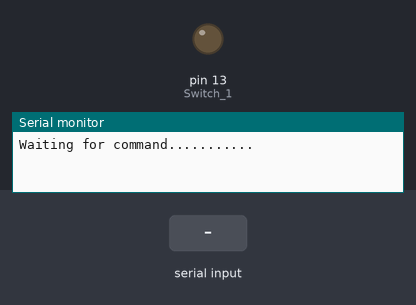
Bench run of a sketch on a simulated Arduino Uno, built with avr-gcc and run on an emulated ATmega328P. Parts: output pins drawn as LEDs (lit = HIGH), the last lines printed to the serial monitor. The test bench sets the inputs (shaded band).

Above: at 2.6 s.
2.7 s: "on\n" received over the second serial link
At 4.2 s:
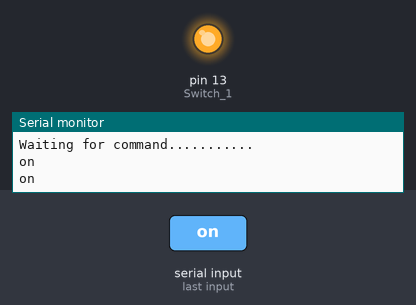
4.5 s: "off\n" received over the second serial link
At 5.8 s:
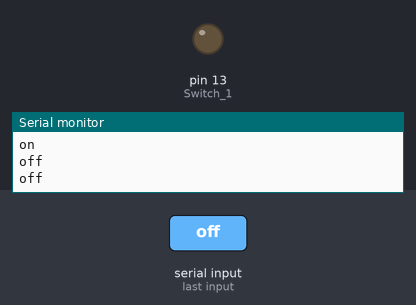
Timing chart, 0 to 7.5 s (numbered marks = the images above; inputs shaded):
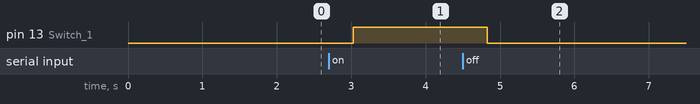

Measured:
- after the input at 2.7 s, pin 13 (Switch_1): LOW → HIGH after 0.33 s
- after the input at 4.5 s, pin 13 (Switch_1): HIGH → LOW after 0.33 s

The sketch:

Bluetooth_HC-05.ino
```cpp
#include <SoftwareSerial.h>
SoftwareSerial Bluetooth(9,10);  //TXD of blueModule to PIN_9(RX), RXD of blueModule to PIN_10(TX)

#define Switch_1 13

String data= "";
String buff="";
char ret='\r';
char newline='\n';


void setup() {
  Bluetooth.begin(9600);
  Serial.begin(9600);
  Serial.println("Waiting for command...........");
  Bluetooth.write("Send on or off to Switch_1");
  pinMode(Switch_1,OUTPUT);
}

void loop() {
  delay(600);
  while(Bluetooth.available()>0)
  {
    char character=Bluetooth.read();
    if((character !=newline) && (character !=ret))
    {
      buff.concat(character);
    }
   data=buff;
   data.toLowerCase();
  }
 Serial.println(data);
 if(data=="on"){
  digitalWrite(Switch_1,1);
  buff="";
 }
 else if(data=="off"){
 digitalWrite(Switch_1,0);
 buff="";
 }
 else{
  buff="";
 }

}
```
